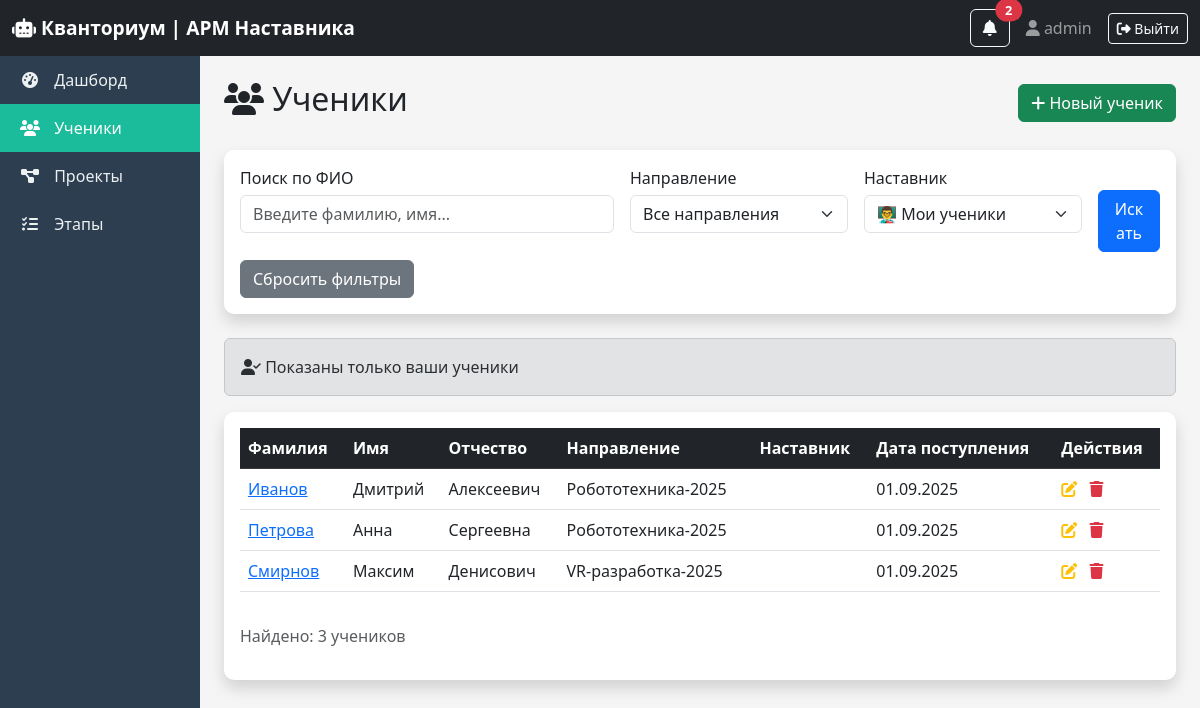
Page /students/ (signed in) on the earlier database version.
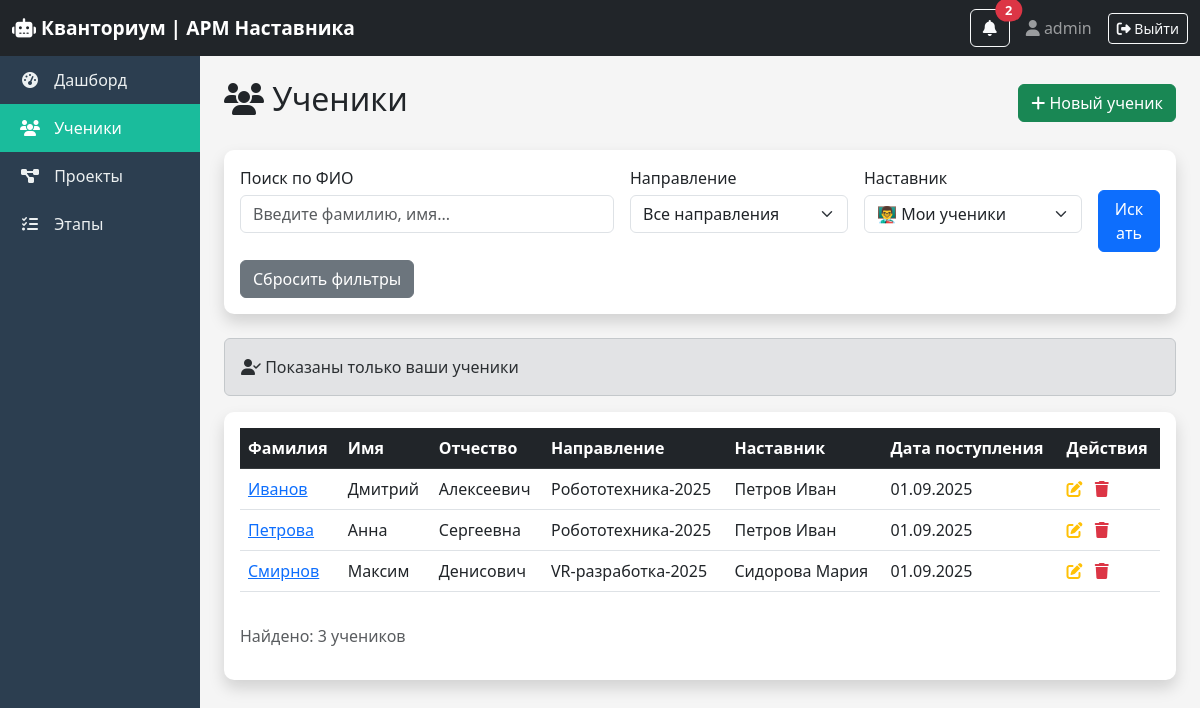
Same page on the later database version.
### core/models.py (models this page shows, shortened)
class Student(models.Model):
    last_name = models.CharField(max_length=50, verbose_name="Фамилия")
    first_name = models.CharField(max_length=50, verbose_name="Имя")
    middle_name = models.CharField(max_length=50, blank=True, verbose_name="Отчество")
    group_name = models.CharField(max_length=50, verbose_name="Направление")  # группа
    mentor = models.ForeignKey(Mentor, on_delete=models.SET_NULL, null=True, verbose_name="Наставник")
    enrollment_date = models.DateField(verbose_name="Дата поступления")
    class Meta:
        verbose_name = "Обучающийся"
        verbose_name_plural = "Обучающиеся"

class Mentor(models.Model):
    user = models.OneToOneField(User, on_delete=models.CASCADE, verbose_name="Пользователь")
    department = models.CharField(max_length=100, verbose_name="Квантум")  # факультет
    phone = models.CharField(max_length=20, blank=True, verbose_name="Телефон")
    class Meta:
        verbose_name = "Наставник"
        verbose_name_plural = "Наставники"

### core/views.py (the view)
# urls.py: path('students/', views.student_list, name='student_list'),
@login_required
def student_list(request):
    students = Student.objects.all()
    current_mentor = get_user_mentor(request)
    is_superuser = request.user.is_superuser
    is_methodist = request.user.groups.filter(name='Методист').exists()
    can_edit = user_can_edit(request)
    mentor_filter = request.GET.get('mentor_filter', '')
    if is_methodist or mentor_filter == 'all':
        students = Student.objects.all()
    elif mentor_filter and mentor_filter != 'my':
        try:
            students = students.filter(mentor_id=int(mentor_filter))
        except:
            pass
    else:
        if not is_superuser and current_mentor:
            students = students.filter(mentor=current_mentor)
    search_query = request.GET.get('search', '')
    if search_query:
        students = students.filter(
            Q(last_name__icontains=search_query) |
            Q(first_name__icontains=search_query) |
            Q(middle_name__icontains=search_query)
        )
    group_filter = request.GET.get('group', '')
    if group_filter:
        students = students.filter(group_name=group_filter)
    groups = Student.objects.values_list('group_name', flat=True).distinct()
    mentors = Mentor.objects.all()
    context = {
        'students': students,
        'search_query': search_query,
        'group_filter': group_filter,
        'groups': groups,
        'mentors': mentors,
        'mentor_filter': mentor_filter,
        'current_mentor_id': current_mentor.id if current_mentor else None,
        'is_superuser': is_superuser,
        'can_edit': can_edit,
        'is_methodist': is_methodist,
    }
    return render(request, 'core/student_list.html', context)

### core/views.py (called while the page is built)
def get_user_mentor(request):
    if not request.user.is_authenticated:
        return None
    try:
        return request.user.mentor
    except:
        return None

def user_can_edit(request):
    if request.user.is_superuser:
        return True
    if request.user.username == 'metodist':
        return False
    return True

### core/templates/core/student_list.html (shortened to what the changed rows need)
{% extends 'core/base.html' %}
{% block content %}
<div class="d-flex justify-content-between align-items-center mb-4">
    <h2><i class="fas fa-users"></i> Ученики</h2>
</div>
<div class="card shadow">
    <div class="card-body">
        <div class="table-wrapper">
            <table class="table table-hover">
                <thead class="table-dark">
                    <tr>
                        <th>Фамилия</th>
                        <th>Имя</th>
                        <th>Отчество</th>
                        <th>Направление</th>
                        <th>Наставник</th>
                        <th>Дата поступления</th>
                        <th>Действия</th>
                    </tr>
                </thead>
                <tbody>
                    {% for student in students %}
                    <tr>
                        <td><a href="{% url 'student_detail' student.id %}">{{ student.last_name }}</a></td>
                        <td>{{ student.first_name }}</a></td>
                        <td>{{ student.middle_name|default:"—" }}</a></td>
                        <td>{{ student.group_name }}</a></td>
                        <td>{{ student.mentor.user.last_name }} {{ student.mentor.user.first_name }}</a></td>
                        <td>{{ student.enrollment_date|date:"d.m.Y" }}</a></td>
                        {% if user.is_superuser or user.username != 'metodist' %}
                        <td class="text-nowrap">
                            <a href="{% url 'student_edit' student.id %}" class="text-warning me-2"><i class="fas fa-edit"></i></a>
                            <a href="{% url 'student_delete' student.id %}" class="text-danger"><i class="fas fa-trash"></i></a>
                        </a></td>
                        {% else %}
                        <td class="text-muted text-center">—</a></td>
                        {% endif %}
                    </tr>
                    {% empty %}
                    <tr>
                        <td colspan="7" class="text-center">Нет учеников</a></td>
                    </tr>
                    {% endfor %}
                </tbody>
            </table>
        </div>
    </div>
</div>
{% endblock %}

Differences in the rows shown:
changed through a linked row, Student "Иванов": mentor.user.last_name (not shown) → "Петров"; mentor.user.first_name (not shown) → "Иван"
changed through a linked row, Student "Петрова": mentor.user.last_name (not shown) → "Петров"; mentor.user.first_name (not shown) → "Иван"
changed through a linked row, Student "Смирнов": mentor.user.last_name (not shown) → "Сидорова"; mentor.user.first_name (not shown) → "Мария"
